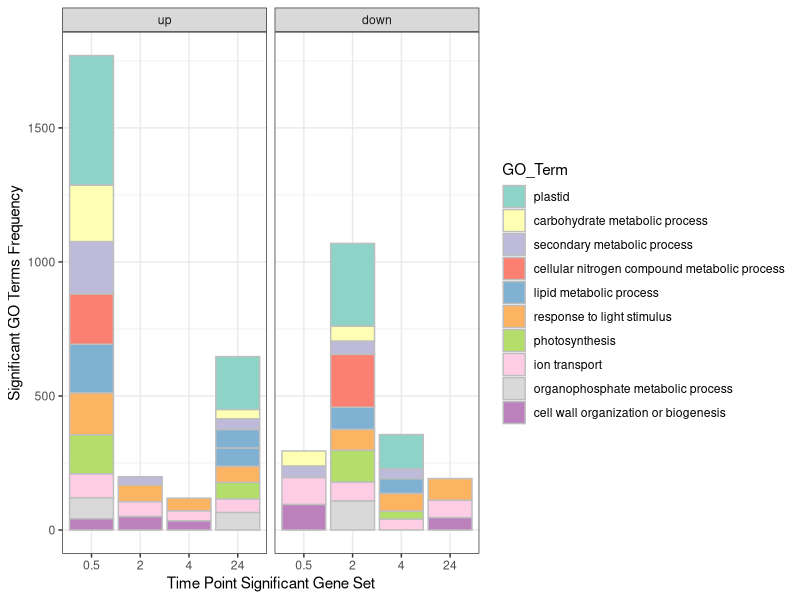

R code for this plot:
library(ggplot2)
library(tidyverse)

data <- read_tsv("Fig2B_GO_term_data.txt", 
                 col_names = c("GO_Term", "Frequency", "Time_Point", "Direction"))
data$Time_Point <- as.factor(data$Time_Point)
data$Time_Point <- ordered(data$Time_Point, levels = c("0.5", "2", "4", "24"))
data$Direction <- as.factor(data$Direction)
data$Direction <- ordered(data$Direction, levels = c("up", "down"))
data$GO_Term <- as.factor((data$GO_Term))
data$GO_Term <- ordered(data$GO_Term, levels = c("plastid", "carbohydrate metabolic process", "secondary metabolic process", 
                                                 "cellular nitrogen compound metabolic process", "lipid metabolic process", 
                                                 "response to light stimulus", "photosynthesis", "ion transport", 
                                                 "organophosphate metabolic process", "cell wall organization or biogenesis"))


ggplot(data, aes(fill = GO_Term, y = Frequency, x = Time_Point))+
  geom_bar(stat = "identity", colour = "grey")+
  scale_fill_brewer(palette = "Set3")+
  theme_bw()+
  facet_wrap(~Direction)+
  ylab("Significant GO Terms Frequency")+
  xlab("Time Point Significant Gene Set")
